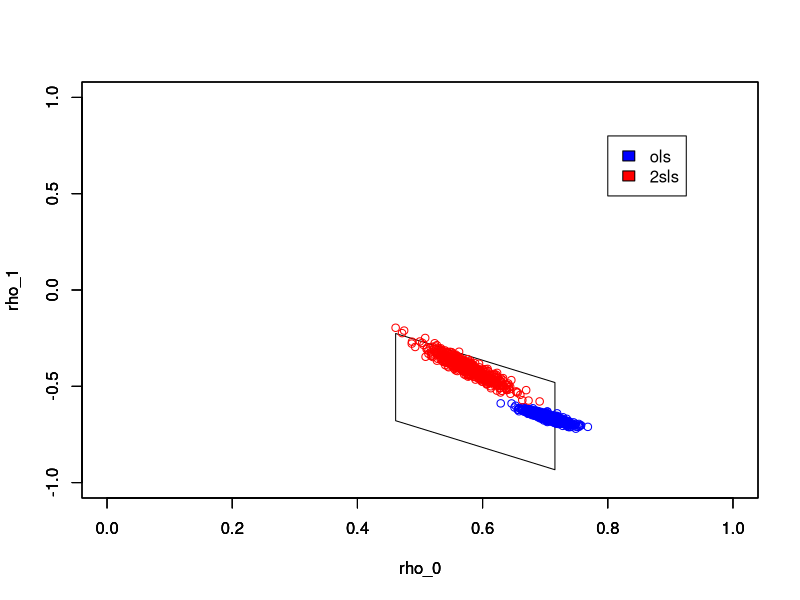

Reproduce this figure in R.
library(mvtnorm)
# True paameter
alpha = 0.;
gamma = 0.;
beta = -1.;
delta = 0.7;
r = -0.7;
N = 1000; # data number
# Generate data
s = 500; # simulation number

estimate <- function(gamma, delta, alpha, beta, s, N, r){
  all_beta_ols = array();
  all_beta_2sls = array();
  all_alpha_ols = array();
  all_alpha_2sls = array();
  for (i in 1:s){
    # generate data
    uv = rmvnorm(N, mean=c(0,0), sigma=matrix(c(1,r,r,1), 2));
    u = uv[,1];
    v = uv[,2];
    z = sample(c(-1,0,1), N, replace = TRUE);
    y2 = (-gamma - delta * z) < v;
    y2 = as.integer(y2);
    y1 = (-alpha - beta * y2) < u;
    y1 = as.integer(y1);
    # estimate ols and 2sls
    beta_ols = cov(y1,y2) / var(y2);
    alpha_ols = mean(y1) - beta_ols * mean(y2);
    beta_2sls = cov(y1,z) / cov(y2,z);
    alpha_2sls = mean(y1) - beta_2sls * mean(y2);
    # append
    all_beta_ols[i] = beta_ols;
    all_alpha_ols[i] = alpha_ols;
    all_beta_2sls[i] = beta_2sls;
    all_alpha_2sls[i] = alpha_2sls;
  }
  return(list(all_beta_ols, all_alpha_ols, all_beta_2sls, all_alpha_2sls, y1, y2, z))
}

estimators = estimate(gamma, delta, alpha, beta, s, N, r);
all_beta_ols = unlist(estimators[1]);
all_alpha_ols = unlist(estimators[2]);
all_beta_2sls = unlist(estimators[3]);
all_alpha_2sls = unlist(estimators[4]);
y1 = unlist(estimators[5]);
y2 = unlist(estimators[6]);
z = unlist(estimators[7]);

# identify set
identify_set <- function(z, y1, y2){
  zs = c(-1,0,1);
  lb0s = array();
  ub0s = array();
  lb10s = array();
  ub10s = array();
  for (i in 1:3){
    Z = zs[i]
    ind = which(z==Z);
    n = length(ind);
    y1_z = y1[ind];
    y2_z = y2[ind];
    lb0 = sum(y1_z) / n;#lower bound of rho_0
    ub0 = 1 - sum((y1_z+y2_z) == 0) / n;#upper bound of rho_0
    lb10 = sum((y1_z + y2_z) == 2)/n;# lower bound of rho_1 + rho_0
    ub10 = sum(y1_z)/n;# upper bound of rho_0 + rho_1
    lb0s[i] = lb0;
    ub0s[i] = ub0;
    lb10s[i] = lb10;
    ub10s[i] = ub10;
  }
  lb0 = max(lb0s);
  ub0 = min(ub0s);
  lb10 = max(lb10s);
  ub10 = min(ub10s);
  ub1 = ub10 - lb0;
  lb1 = lb10 - ub0;
  
  return(list(lb0, ub0, lb1, ub1))
}

identify_set_pos <- function(z, y1, y2){
  zs = c(-1,0,1);
  lb0s = array();
  ub0s = array();
  lb10s = array();
  ub10s = array();
  for (i in 1:3){
    Z = zs[i]
    ind = which(z==Z);
    n = length(ind);
    y1_z = y1[ind];
    y2_z = y2[ind];
    lb0 = sum(y1_z[which(y2_z == 0)]) / n;#lower bound of rho_0
    ub0 =  sum(y1_z) / n;#upper bound of rho_0
    lb10 =  sum(y1_z) / n;# lower bound of rho_1 + rho_0
    ub10 = sum(y2_z[which(y1_z == 0)])/n;# upper bound of rho_0 + rho_1
    lb0s[i] = lb0;
    ub0s[i] = ub0;
    lb10s[i] = lb10;
    ub10s[i] = ub10;
  }
  lb0 = max(lb0s);
  ub0 = min(ub0s);
  lb10 = max(lb10s);
  ub10 = min(ub10s);
  ub1 = ub10 - lb0;
  lb1 = lb10 - ub0;
  
  return(list(lb0, ub0, lb1, ub1))
}



identify_bound = identify_set(z,y1,y2);
lb0 = as.numeric(identify_bound[1]);
ub0 = as.numeric(identify_bound[2]);
lb1 = as.numeric(identify_bound[3]);
ub1 = as.numeric(identify_bound[4]);

x_ = c(lb0,lb0,ub0,ub0);
y_ = c(lb1,ub1,ub1 - (ub0 - lb0),lb1 - (ub0-lb0));
plot(x_, y_, type = "n",xlim=c(0,1),ylim=c(-1,1),xlab = 'rho_0',ylab = 'rho_1');
polygon(x_ ,y_);


if (r > 0){
  identify_bound = identify_set_pos(z,y1,y2);
  lb0 = as.numeric(identify_bound[1]);
  ub0 = as.numeric(identify_bound[2]);
  lb1 = as.numeric(identify_bound[3]);
  ub1 = as.numeric(identify_bound[4]);
  x_ = c(lb0,lb0,ub0,ub0);
  y_ = c(lb1,ub1,ub1 - (ub0 - lb0),lb1 - (ub0-lb0));
  par(new = TRUE);
  plot(x_, y_, type = "n",xlim=c(0,1),ylim=c(-1,1),xlab = 'rho_0',ylab = 'rho_1');
  polygon(x_ ,y_)
}

par(new = TRUE);
plot(all_alpha_ols, all_beta_ols,col="blue",xlim=c(0,1),ylim=c(-1,1),xlab = 'rho_0',ylab = 'rho_1');
par(new = TRUE);
plot(all_alpha_2sls, all_beta_2sls,col="red",xlim=c(0,1),ylim=c(-1,1),xlab = 'rho_0',ylab = 'rho_1');
legend(0.8,0.8,legend = c('ols','2sls'),fill=c("blue","red"))

